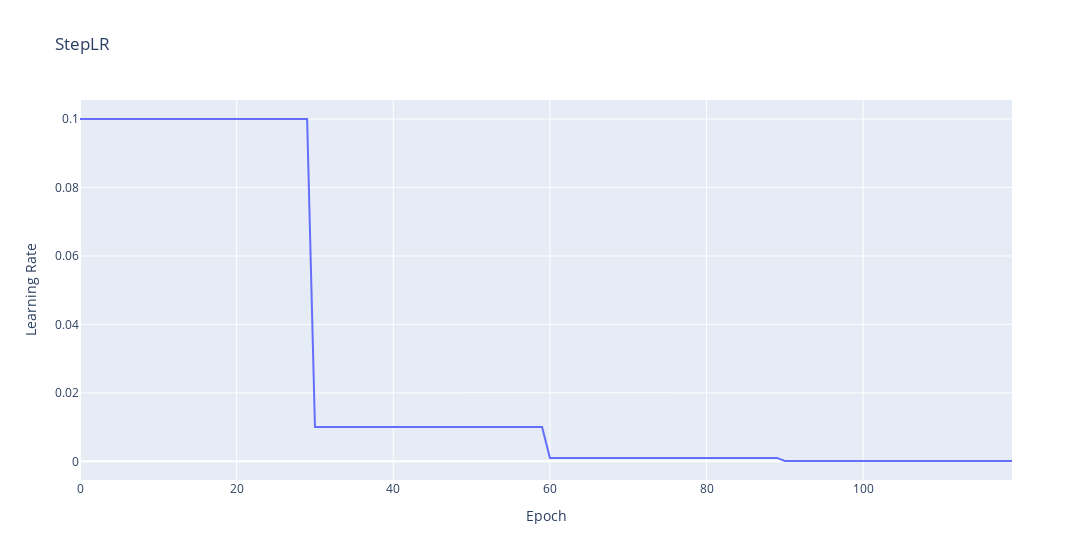

Here is the notebook cell this chart was saved with:
### Markdown cell above
https://pytorch.org/docs/stable/generated/torch.optim.lr_scheduler.StepLR.html

### Code cell
show_learning_rate_curve(
    torch.optim.lr_scheduler.StepLR,
    {'step_size': 30, 'gamma': 0.1}
)

### Figure 1 — Plotly figure (JSON) as saved in the notebook; plotly's stock layout.template omitted (floating-point values rounded to 4 significant figures)
{"data": [{"hovertemplate": "Epoch=%{x}<br>Learning Rate=%{y}<extra></extra>", "legendgroup": "", "line": {"color": "#636efa", "dash": "solid"}, "marker": {"symbol": "circle"}, "mode": "lines", "name": "", "orientation": "v", "showlegend": false, "type": "scatter", "x": [0, 1, 2, 3, 4, 5, 6, 7, 8, 9, 10, 11, 12, 13, 14, 15, 16, 17, 18, 19, 20, 21, 22, 23, 24, 25, 26, 27, 28, 29, 30, 31, 32, 33, 34, 35, 36, 37, 38, 39, 40, 41, 42, 43, 44, 45, 46, 47, 48, 49, 50, 51, 52, 53, 54, 55, 56, 57, 58, 59, 60, 61, 62, 63, 64, 65, 66, 67, 68, 69, 70, 71, 72, 73, 74, 75, 76, 77, 78, 79, 80, 81, 82, 83, 84, 85, 86, 87, 88, 89, 90, 91, 92, 93, 94, 95, 96, 97, 98, 99, 100, 101, 102, 103, 104, 105, 106, 107, 108, 109, 110, 111, 112, 113, 114, 115, 116, 117, 118, 119], "xaxis": "x", "y": [0.1, 0.1, 0.1, 0.1, 0.1, 0.1, 0.1, 0.1, 0.1, 0.1, 0.1, 0.1, 0.1, 0.1, 0.1, 0.1, 0.1, 0.1, 0.1, 0.1, 0.1, 0.1, 0.1, 0.1, 0.1, 0.1, 0.1, 0.1, 0.1, 0.1, 0.01, 0.01, 0.01, 0.01, 0.01, 0.01, 0.01, 0.01, 0.01, 0.01, 0.01, 0.01, 0.01, 0.01, 0.01, 0.01, 0.01, 0.01, 0.01, 0.01, 0.01, 0.01, 0.01, 0.01, 0.01, 0.01, 0.01, 0.01, 0.01, 0.01, 0.001, 0.001, 0.001, 0.001, 0.001, 0.001, 0.001, 0.001, 0.001, 0.001, 0.001, 0.001, 0.001, 0.001, 0.001, 0.001, 0.001, 0.001, 0.001, 0.001, 0.001, 0.001, 0.001, 0.001, 0.001, 0.001, 0.001, 0.001, 0.001, 0.001, 0.0001, 0.0001, 0.0001, 0.0001, 0.0001, 0.0001, 0.0001, 0.0001, 0.0001, 0.0001, 0.0001, 0.0001, 0.0001, 0.0001, 0.0001, 0.0001, 0.0001, 0.0001, 0.0001, 0.0001, 0.0001, 0.0001, 0.0001, 0.0001, 0.0001, 0.0001, 0.0001, 0.0001, 0.0001, 0.0001], "yaxis": "y"}], "layout": {"legend": {"tracegroupgap": 0}, "title": {"text": "StepLR"}, "width": 1200, "xaxis": {"anchor": "y", "domain": [0, 1], "title": {"text": "Epoch"}}, "yaxis": {"anchor": "x", "domain": [0, 1], "title": {"text": "Learning Rate"}}}}
